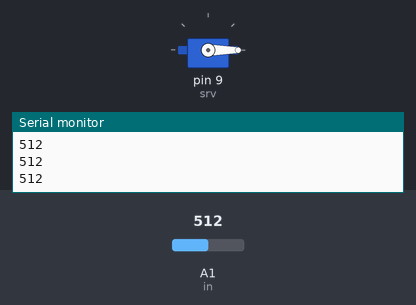
The sketch below on a simulated Arduino Uno, built with avr-gcc and run on an emulated ATmega328P. Shown: servo, the last lines printed to the serial monitor. Inputs (shaded band) come from the test bench; at power-on: A1 (in) = 512.

Above: at 1.2 s.
1.3 s: A1 (in) set to 111
2.8 s: A1 (in) set to 94
At 3.3 s:
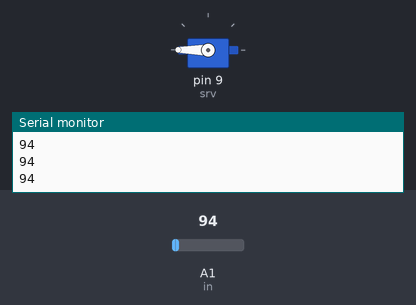
4.3 s: A1 (in) set to 110
At 5.5 s:
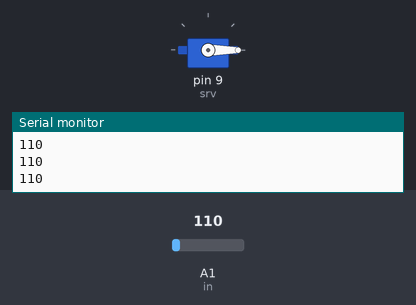
5.8 s: A1 (in) set to 90
At 6.8 s:
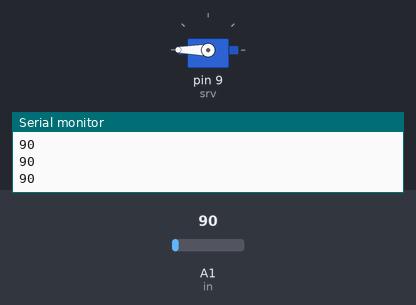
Timing chart, 0 to 8.3 s (numbered marks = the images above; inputs shaded):
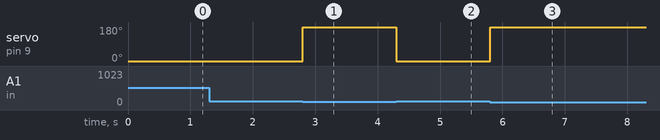

Measured:
- the behaviour switches between 101 and 100 on A1 (in) (found by bisection; images 0 and 1)
- after the input at 2.8 s, servo on pin 9 (srv): 0° → 180° at once
- after the input at 4.3 s, servo on pin 9 (srv): 180° → 0° at once
- after the input at 5.8 s, servo on pin 9 (srv): 0° → 180° at once

The sketch:

LDRsrv.ino
```cpp
#include <Servo.h>
int srv=9;
int LDR;
int in=A1;
Servo mysrv;

void setup() {
Serial.begin(9600);
pinMode(in,INPUT);
mysrv.attach(srv);
}

void loop() {
LDR=analogRead(in);
if(LDR>=100){
  mysrv.write(0);
}
if(LDR<=100){
  mysrv.write(180);
}
Serial.println(LDR);
}
```
